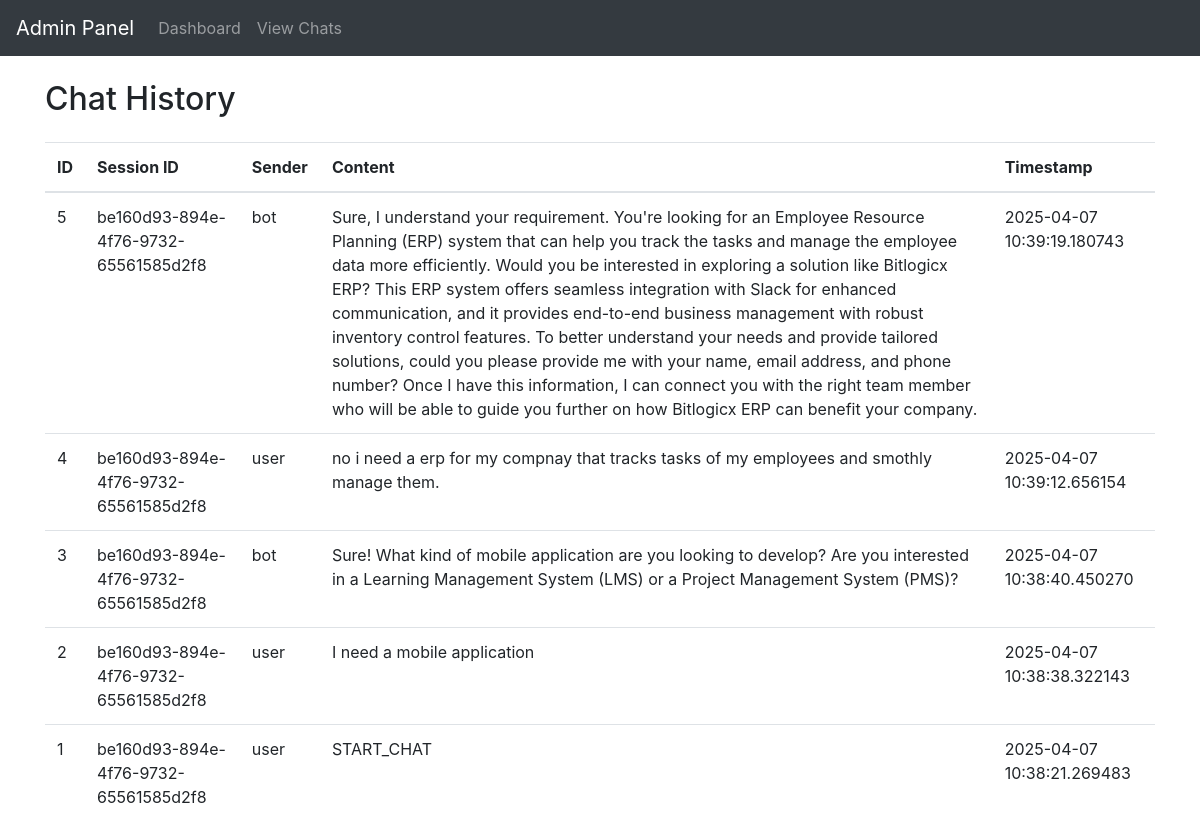
Page /chats (signed in) on the committed database.
### tables this page shows
CREATE TABLE chat_messages (
	id INTEGER NOT NULL, 
	session_id VARCHAR(36) NOT NULL, 
	sender VARCHAR(50) NOT NULL, 
	content TEXT NOT NULL, 
	timestamp DATETIME NOT NULL, 
	PRIMARY KEY (id), 
	FOREIGN KEY(session_id) REFERENCES chat_sessions (session_id)
);

### admin_panel/app.py (the view)
@app.route('/chats')
@admin_required
def view_chats():
    try:
        conn = get_db_connection()
        if not conn:
            return "Database error", 500
        cursor = conn.cursor()
        cursor.execute('''
            SELECT id, session_id, sender, content, timestamp
            FROM chat_messages
            ORDER BY timestamp DESC
        ''')
        chats = cursor.fetchall()
        conn.close()
        return render_template('chats.html', chats=chats)
    except sqlite3.Error as e:
        print(f"Database error: {e}")
        return "Database error", 500

### admin_panel/app.py (called while the page is built)
def admin_required(f):
    @wraps(f)
    def decorated_function(*args, **kwargs):
        if 'admin_logged_in' not in session:
            return redirect(url_for('login'))
        return f(*args, **kwargs)
    return decorated_function

def get_db_connection():
    try:
        conn = sqlite3.connect(DATABASE_PATH)
        conn.row_factory = sqlite3.Row
        return conn
    except sqlite3.Error as e:
        print(f"Database error: {e}")
        return None

### admin_panel/templates/chats.html (shortened to what this page needs)
<!DOCTYPE html>
<html>
<head>
    <link rel="stylesheet" href="https://stackpath.bootstrapcdn.com/bootstrap/4.5.2/css/bootstrap.min.css">
</head>
<body>
    <nav class="navbar navbar-expand-lg navbar-dark bg-dark">
        <a class="navbar-brand" href="#">Admin Panel</a>
        <div class="navbar-nav">
            <a class="nav-item nav-link" href="{{ url_for('dashboard') }}">Dashboard</a>
            <a class="nav-item nav-link" href="{{ url_for('view_chats') }}">View Chats</a>
        </div>
    </nav>
    <div class="container mt-4">
        <h2>Chat History</h2>
        <table class="table mt-4">
            <thead>
                <tr>
                    <th>ID</th>
                    <th>Session ID</th>
                    <th>Sender</th>
                    <th>Content</th>
                    <th>Timestamp</th>
                </tr>
            </thead>
            <tbody>
                {% for chat in chats %}
                <tr>
                    <td>{{ chat['id'] }}</td>
                    <td>{{ chat['session_id'] }}</td>
                    <td>{{ chat['sender'] }}</td>
                    <td>{{ chat['content'] }}</td>
                    <td>{{ chat['timestamp'] }}</td>
                </tr>
                {% endfor %}
            </tbody>
        </table>
    </div>
</body>
</html>

### rows in the picture
chat_messages: id "5", session_id "be160d93-894e-4f76-9732-65561585d2f8", sender "bot", content "Sure, I understand your requirement. You're looking for an Employee Resource Planning (ERP) system that can help you track the tasks and manage the employee data more efficiently. Would you be interested in exploring a solution like Bitlogicx ERP? This ERP system offers seamless integration with Slack for enhanced communication, and it provides end-to-end business management with robust inventory control features. To better understand your needs and provide tailored solutions, could you please provide me with your name, email address, and phone number? Once I have this information, I can connect you with the right team member who will be able to guide you further on how Bitlogicx ERP can…", timestamp "2025-04-07 10:39:19.180743"
chat_messages: id "4", session_id "be160d93-894e-4f76-9732-65561585d2f8", sender "user", content "no i need a erp for my compnay that tracks tasks of my employees and smothly manage them.", timestamp "2025-04-07 10:39:12.656154"
chat_messages: id "3", session_id "be160d93-894e-4f76-9732-65561585d2f8", sender "bot", content "Sure! What kind of mobile application are you looking to develop? Are you interested in a Learning Management System (LMS) or a Project Management System (PMS)?", timestamp "2025-04-07 10:38:40.450270"
chat_messages: id "2", session_id "be160d93-894e-4f76-9732-65561585d2f8", sender "user", content "I need a mobile application", timestamp "2025-04-07 10:38:38.322143"
chat_messages: id "1", session_id "be160d93-894e-4f76-9732-65561585d2f8", sender "user", content "START_CHAT", timestamp "2025-04-07 10:38:21.269483"
